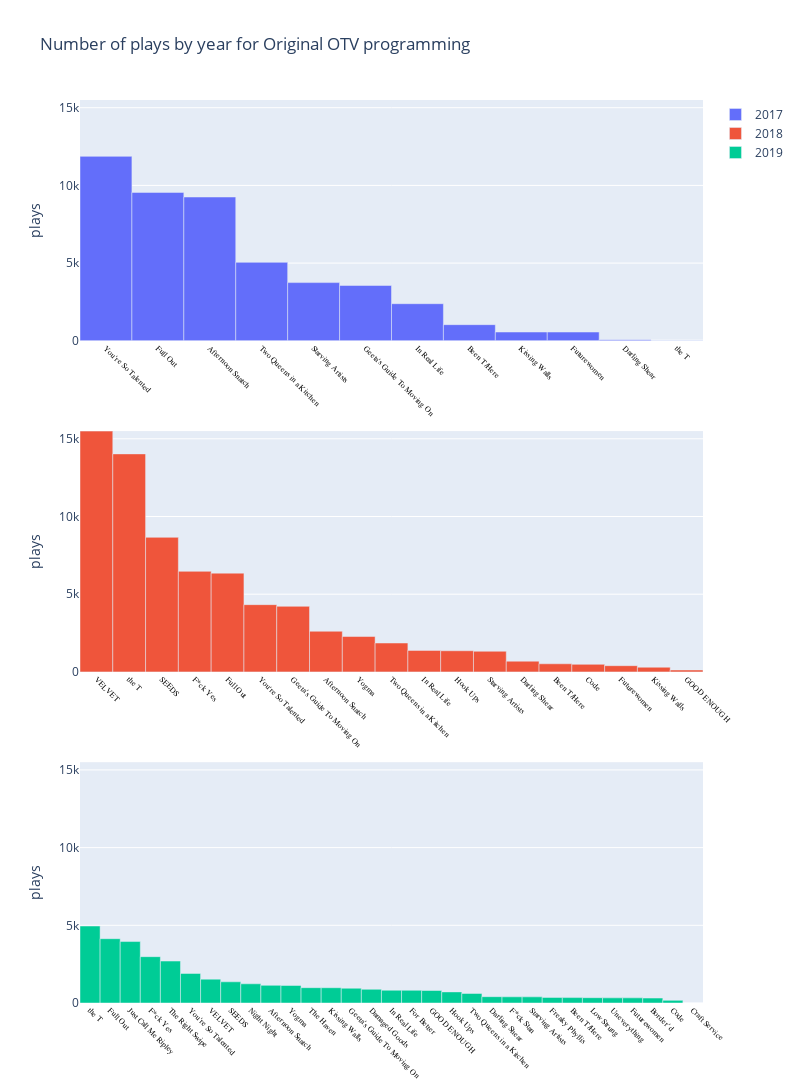

The notebook cell saved with this chart:
### Code cell
fig = plot_engagement('plays', video_df, project_type='ORIGINALS')
fig.update_layout(title='Number of plays by year for Original OTV programming')
fig.show()

### Figure 1 — Plotly figure (JSON) as saved in the notebook; plotly's stock layout.template omitted (floating-point values rounded to 4 significant figures)
{"data": [{"name": "2017", "type": "bar", "width": 1, "x": ["You're So Talented", "Full Out", "Afternoon Snatch", "Two Queens in a Kitchen", "Starving Artists", "Geeta's Guide To Moving On", "In Real Life", "Been T/Here", "Kissing Walls\n", "Futurewomen", "Darling Shear", "the T"], "xaxis": "x", "y": [11869, 9550, 9254, 5049, 3745, 3561, 2388, 1038, 566, 565, 74, 16], "yaxis": "y"}, {"name": "2018", "type": "bar", "width": 1, "x": ["VELVET", "the T", "SEEDS", "F*ck Yes", "Full Out", "You're So Talented", "Geeta's Guide To Moving On", "Afternoon Snatch", "Yogma", "Two Queens in a Kitchen", "In Real Life", "Hook Ups", "Starving Artists", "Darling Shear", "Been T/Here", "Code", "Futurewomen", "Kissing Walls\n", "GOOD ENOUGH"], "xaxis": "x2", "y": [15496, 14030, 8659, 6472, 6355, 4328, 4220, 2616, 2276, 1860, 1384, 1361, 1329, 690, 522, 487, 400, 301, 122], "yaxis": "y2"}, {"name": "2019", "type": "bar", "width": 1, "x": ["the T", "Full Out", "Just Call Me Ripley", "F*ck Yes", "The Right Swipe", "You're So Talented", "VELVET", "SEEDS", "Night Night", "Afternoon Snatch", "Yogma", "The Haven", "Kissing Walls\n", "Geeta's Guide To Moving On", "Damaged Goods", "In Real Life", "For Better", "GOOD ENOUGH", "Hook Ups", "Two Queens in a Kitchen", "Darling Shear", "F*ck Stan", "Starving Artists", "Freaky Phyllis", "Been T/Here", "Low Strung", "Uneverything", "Futurewomen", "Border'd", "Code", "Craft Service"], "xaxis": "x3", "y": [4954, 4138, 3954, 2982, 2699, 1902, 1535, 1364, 1235, 1136, 1128, 986, 983, 951, 881, 822, 818, 804, 714, 614, 407, 398, 395, 360, 349, 342, 331, 331, 317, 170, 1], "yaxis": "y3"}], "layout": {"height": 1200, "title": {"text": "Number of plays by year for Original OTV programming"}, "width": 800, "xaxis": {"anchor": "y", "domain": [0, 1], "tickangle": 45, "tickfont": {"color": "black", "family": "Rockwell", "size": 8}}, "xaxis2": {"anchor": "y2", "domain": [0, 1], "tickangle": 45, "tickfont": {"color": "black", "family": "Rockwell", "size": 8}}, "xaxis3": {"anchor": "y3", "domain": [0, 1], "tickangle": 45, "tickfont": {"color": "black", "family": "Rockwell", "size": 8}}, "yaxis": {"anchor": "x", "domain": [0.7333, 1], "range": [0, 15496], "title": {"text": "plays"}}, "yaxis2": {"anchor": "x2", "domain": [0.3667, 0.6333], "range": [0, 15496], "title": {"text": "plays"}}, "yaxis3": {"anchor": "x3", "domain": [0, 0.2667], "range": [0, 15496], "title": {"text": "plays"}}}}
